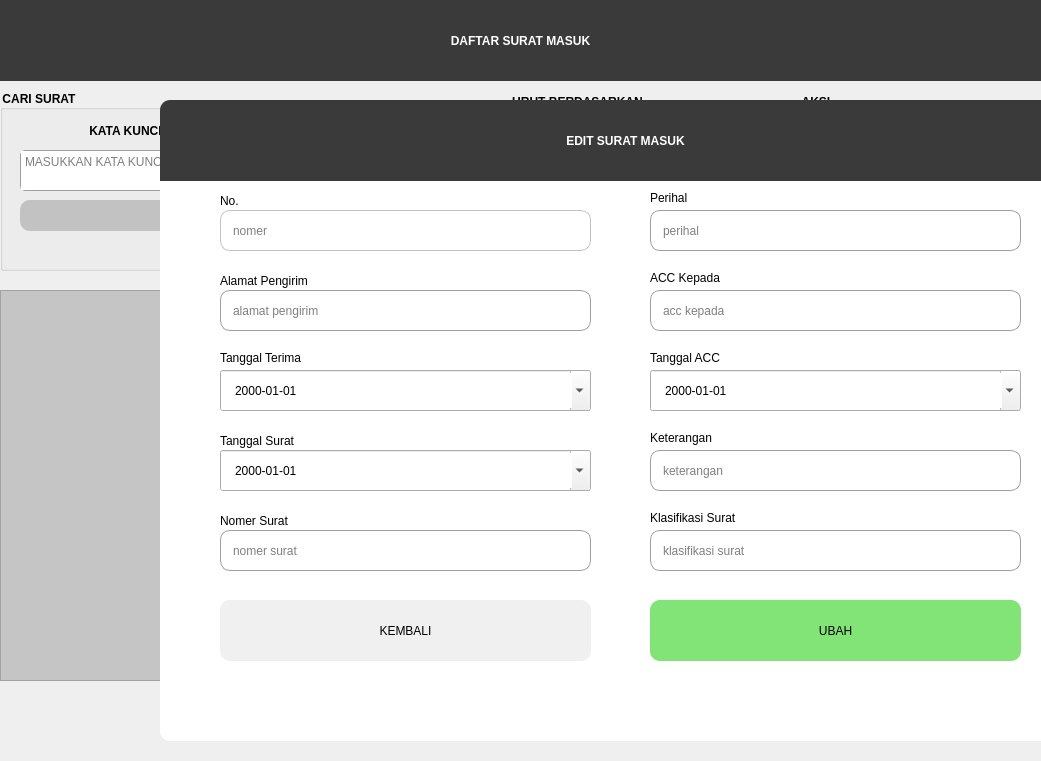
   <widget class="QWidget" name="dashboard" native="true">
    <property name="enabled">
     <bool>true</bool>
    </property>
    <property name="geometry">
     <rect>
      <x>320</x>
      <y>0</y>
      <width>1041</width>
      <height>761</height>
     </rect>
    </property>
    <property name="styleSheet">
     <string notr="true">QWidget#dashboard{
	background-color: #ffffff;
}</string>
    </property>
    <widget class="QLabel" name="h1">
     <property name="geometry">
      <rect>
       <x>0</x>
       <y>0</y>
       <width>1041</width>
       <height>81</height>
      </rect>
     </property>
     <property name="styleSheet">
      <string notr="true">QLabel#h1{
	background-color: rgb(58,58,58);
	color: #ffffff;
	font: 30pt &quot;Comic Sans MS&quot;;
	font-weight: bold;
}</string>
     </property>
     <property name="text">
      <string>DAFTAR SURAT MASUK</string>
     </property>
     <property name="alignment">
      <set>Qt::AlignCenter</set>
     </property>
    </widget>
    <widget class="QTableView" name="tabelsmasuk">
     <property name="geometry">
      <rect>
       <x>0</x>
       <y>290</y>
       <width>1031</width>
       <height>391</height>
      </rect>
     </property>
     <property name="sizePolicy">
      <sizepolicy hsizetype="Expanding" vsizetype="Expanding">
       <horstretch>0</horstretch>
       <verstretch>0</verstretch>
      </sizepolicy>
     </property>
     <property name="cursor" stdset="0">
      <cursorShape>PointingHandCursor</cursorShape>
     </property>
     <property name="styleSheet">
      <string notr="true">QTableView#tabelsmasuk{
background-color: rgba(58,58,58,60);
	font: 8pt &quot;Comic Sans MS&quot;;
}</string>
     </property>
     <property name="frameShape">
      <enum>QFrame::StyledPanel</enum>
     </property>
     <property name="frameShadow">
      <enum>QFrame::Sunken</enum>
     </property>
     <property name="verticalScrollBarPolicy">
      <enum>Qt::ScrollBarAsNeeded</enum>
     </property>
     <property name="sizeAdjustPolicy">
      <enum>QAbstractScrollArea::AdjustIgnored</enum>
     </property>
     <property name="editTriggers">
      <set>QAbstractItemView::SelectedClicked</set>
     </property>
     <property name="tabKeyNavigation">
      <bool>false</bool>
     </property>
     <property name="showDropIndicator" stdset="0">
      <bool>false</bool>
     </property>
     <property name="dragDropOverwriteMode">
      <bool>false</bool>
     </property>
     <property name="selectionMode">
      <enum>QAbstractItemView::MultiSelection</enum>
     </property>
     <property name="selectionBehavior">
      <enum>QAbstractItemView::SelectRows</enum>
     </property>
     <property name="textElideMode">
      <enum>Qt::ElideNone</enum>
     </property>
     <property name="showGrid">
      <bool>true</bool>
     </property>
     <property name="gridStyle">
      <enum>Qt::SolidLine</enum>
     </property>
     <property name="sortingEnabled">
      <bool>false</bool>
     </property>
     <property name="wordWrap">
      <bool>true</bool>
     </property>
    </widget>
    <widget class="QGroupBox" name="groupBox">
     <property name="geometry">
      <rect>
       <x>0</x>
       <y>90</y>
       <width>501</width>
       <height>181</height>
      </rect>
     </property>
     <property name="styleSheet">
      <string notr="true">QGroupBox#groupBox{
	font: 14pt &quot;Comic Sans MS&quot;;
	font-weight: bold;
}</string>
     </property>
     <property name="title">
      <string>CARI SURAT</string>
     </property>
     <widget class="QComboBox" name="kategori">
      <property name="geometry">
       <rect>
        <x>320</x>
        <y>60</y>
        <width>151</width>
        <height>41</height>
       </rect>
      </property>
      <property name="cursor">
       <cursorShape>PointingHandCursor</cursorShape>
      </property>
      <property name="styleSheet">
       <string notr="true">QComboBox#kategori{
	background-color: rgba(58,58,58,60);
	border-radius: 10px;
	color: #ffffff;
	font: 12pt &quot;Comic Sans MS&quot;;
}</string>
      </property>
      <property name="currentText">
       <string>NO</string>
      </property>
      <property name="maxCount">
       <number>10</number>
      </property>
      <item>
       <property name="text">
        <string>NO</string>
       </property>
      </item>
      <item>
       <property name="text">
        <string>ALAMAT PENGIRIM</string>
       </property>
      </item>
      <item>
       <property name="text">
        <string>TANGGAL TERIMA</string>
       </property>
      </item>
      <item>
       <property name="text">
        <string>TANGGAL SURAT</string>
       </property>
      </item>
      <item>
       <property name="text">
        <string>NOMOR SURAT</string>
       </property>
      </item>
      <item>
       <property name="text">
        <string>PERIHAL</string>
       </property>
      </item>
      <item>
       <property name="text">
        <string>ACC KEPADA</string>
       </property>
      </item>
      <item>
       <property name="text">
        <string>TANGGAL ACC</string>
       </property>
      </item>
      <item>
       <property name="text">
        <string>KETERANGAN</string>
       </property>
      </item>
      <item>
       <property name="text">
        <string>KLASIFIKASI SURAT</string>
       </property>
      </item>
     </widget>
     <widget class="QLabel" name="kategorilabel">
      <property name="geometry">
       <rect>
        <x>320</x>
        <y>30</y>
        <width>151</width>
        <height>21</height>
       </rect>
      </property>
      <property name="styleSheet">
       <string notr="true">QLabel#kategorilabel{
	font: 12pt &quot;Comic Sans MS&quot;;
font-weight: 700;
}</string>
      </property>
      <property name="text">
       <string>BERDASARKAN</string>
      </property>
      <property name="alignment">
       <set>Qt::AlignCenter</set>
      </property>
     </widget>
     <widget class="QLabel" name="katakuncilabel">
      <property name="geometry">
       <rect>
        <x>50</x>
        <y>30</y>
        <width>151</width>
        <height>21</height>
       </rect>
      </property>
      <property name="styleSheet">
       <string notr="true">QLabel#katakuncilabel{
	font: 12pt &quot;Comic Sans MS&quot;;
font-weight: 700;
}</string>
      </property>
      <property name="text">
       <string>KATA KUNCI</string>
      </property>
      <property name="alignment">
       <set>Qt::AlignCenter</set>
      </property>
     </widget>
     <widget class="QPushButton" name="cari">
      <property name="geometry">
       <rect>
        <x>20</x>
        <y>110</y>
        <width>451</width>
        <height>31</height>
       </rect>
      </property>
      <property name="cursor">
       <cursorShape>PointingHandCursor</cursorShape>
      </property>
      <property name="styleSheet">
       <string notr="true">QPushButton#cari{
	background-color: rgba(58,58,58,60);
	color: #ffffff;
	border-radius: 10px;
color: #ffffff;
	font: 14pt &quot;Comic Sans MS&quot;;
}</string>
      </property>
      <property name="text">
       <string>CARI</string>
      </property>
     </widget>
     <widget class="QTextEdit" name="kwtextedit">
      <property name="geometry">
       <rect>
        <x>20</x>
        <y>60</y>
        <width>291</width>
        <height>41</height>
       </rect>
      </property>
      <property name="styleSheet">
       <string notr="true">QTextEdit#kwtextedit{
	border-radius: 5px;
	border: 1px solid #9f9f9f;
	font: 10pt &quot;Comic Sans MS&quot;;
}</string>
      </property>
      <property name="placeholderText">
       <string>MASUKKAN KATA KUNCI</string>
      </property>
     </widget>
     <widget class="QLabel" name="searchresult">
      <property name="geometry">
       <rect>
        <x>20</x>
        <y>140</y>
        <width>451</width>
        <height>31</height>
       </rect>
      </property>
      <property name="styleSheet">
       <string notr="true">QLabel#searchresult{
	color: #ff0000;
	font: 10pt &quot;Comic Sans MS&quot;;
}</string>
      </property>
      <property name="text">
       <string/>
      </property>
      <property name="alignment">
       <set>Qt::AlignCenter</set>
      </property>
     </widget>
    </widget>
    <widget class="QGroupBox" name="groupBox_2">
     <property name="geometry">
      <rect>
       <x>510</x>
       <y>93</y>
       <width>281</width>
       <height>91</height>
      </rect>
     </property>
     <property name="styleSheet">
      <string notr="true">QGroupBox#groupBox_2{
	font: 12pt &quot;Comic Sans MS&quot;;
	font-weight: bold;
}</string>
     </property>
     <property name="title">
      <string>URUT BERDASARKAN</string>
     </property>
     <widget class="QComboBox" name="urutkan">
      <property name="geometry">
       <rect>
        <x>10</x>
        <y>30</y>
        <width>211</width>
        <height>41</height>
       </rect>
      </property>
      <property name="cursor">
       <cursorShape>PointingHandCursor</cursorShape>
      </property>
      <property name="styleSheet">
       <string notr="true">QComboBox#urutkan{
	background-color: rgba(58,58,58,60);
	border-radius: 10px;
	color: #ffffff;
	font: 12pt &quot;Comic Sans MS&quot;;
}</string>
      </property>
      <item>
       <property name="text">
        <string>NO</string>
       </property>
      </item>
      <item>
       <property name="text">
        <string>ALAMAT PENGIRIM</string>
       </property>
      </item>
      <item>
       <property name="text">
        <string>TANGGAL TERIMA</string>
       </property>
      </item>
      <item>
       <property name="text">
        <string>TANGGAL SURAT</string>
       </property>
      </item>
      <item>
       <property name="text">
        <string>NO SURAT</string>
       </property>
      </item>
      <item>
       <property name="text">
        <string>PERIHAL</string>
       </property>
      </item>
      <item>
       <property name="text">
        <string>ACC KEPADA</string>
       </property>
      </item>
      <item>
       <property name="text">
        <string>TANGGAL ACC</string>
       </property>
      </item>
      <item>
       <property name="text">
        <string>KETERANGAN</string>
       </property>
      </item>
      <item>
       <property name="text">
        <string>KLASIFIKASI SURAT</string>
       </property>
      </item>
     </widget>
     <widget class="QRadioButton" name="az">
      <property name="geometry">
       <rect>
        <x>230</x>
        <y>30</y>
        <width>61</width>
        <height>17</height>
       </rect>
      </property>
      <property name="cursor">
       <cursorShape>PointingHandCursor</cursorShape>
      </property>
      <property name="styleSheet">
       <string notr="true">QRadioButton#az{
font: 8pt &quot;Comic Sans MS&quot;;
}</string>
      </property>
      <property name="text">
       <string>A-Z</string>
      </property>
      <property name="checked">
       <bool>true</bool>
      </property>
     </widget>
     <widget class="QRadioButton" name="za">
      <property name="geometry">
       <rect>
        <x>230</x>
        <y>50</y>
        <width>82</width>
        <height>17</height>
       </rect>
      </property>
      <property name="cursor">
       <cursorShape>PointingHandCursor</cursorShape>
      </property>
      <property name="styleSheet">
       <string notr="true">QRadioButton#za{
font: 8pt &quot;Comic Sans MS&quot;;
}</string>
      </property>
      <property name="text">
       <string>Z-A</string>
      </property>
     </widget>
    </widget>
    <widget class="QGroupBox" name="groupBox_3">
     <property name="geometry">
      <rect>
       <x>800</x>
       <y>93</y>
       <width>231</width>
       <height>91</height>
      </rect>
     </property>
     <property name="styleSheet">
      <string notr="true">QGroupBox#groupBox_3{
	font: 12pt &quot;Comic Sans MS&quot;;
	font-weight: bold;
}</string>
     </property>
     <property name="title">
      <string>AKSI</string>
     </property>
     <widget class="QPushButton" name="edit">
      <property name="geometry">
       <rect>
        <x>15</x>
        <y>30</y>
        <width>91</width>
        <height>41</height>
       </rect>
      </property>
      <property name="cursor">
       <cursorShape>PointingHandCursor</cursorShape>
      </property>
      <property name="styleSheet">
       <string notr="true">QPushButton#edit{
	border-radius: 10px;
	background-color: rgba(0,255,0, 150);	
	font: 13pt &quot;Comic Sans MS&quot;;
}</string>
      </property>
      <property name="text">
       <string>EDIT</string>
      </property>
     </widget>
     <widget class="QPushButton" name="hapus">
      <property name="geometry">
       <rect>
        <x>118</x>
        <y>30</y>
        <width>91</width>
        <height>41</height>
       </rect>
      </property>
      <property name="cursor">
       <cursorShape>PointingHandCursor</cursorShape>
      </property>
      <property name="styleSheet">
       <string notr="true">QPushButton#hapus{
	border-radius: 10px;
	background-color: rgba(255,0,0, 150);	
	font: 13pt &quot;Comic Sans MS&quot;;
}</string>
      </property>
      <property name="text">
       <string>HAPUS</string>
      </property>
     </widget>
    </widget>
    <widget class="QPushButton" name="refresh">
     <property name="geometry">
      <rect>
       <x>510</x>
       <y>200</y>
       <width>521</width>
       <height>71</height>
      </rect>
     </property>
     <property name="cursor">
      <cursorShape>PointingHandCursor</cursorShape>
     </property>
     <property name="styleSheet">
      <string notr="true">QPushButton#refresh{
	border-radius: 10px;
	background-color: rgba(58,58,58,60);
	color: #ffffff;
	font: 20pt &quot;Comic Sans MS&quot;;
	font-weight: bold;
}</string>
     </property>
     <property name="text">
      <string>REFRESH</string>
     </property>
    </widget>
    <widget class="QLabel" name="information_2">
     <property name="geometry">
      <rect>
       <x>0</x>
       <y>680</y>
       <width>1041</width>
       <height>51</height>
      </rect>
     </property>
     <property name="styleSheet">
      <string notr="true">QLabel#information_2{
font: 16pt &quot;Comic Sans MS&quot;;
color: #00ff00;
font-weight: bold;
}</string>
     </property>
     <property name="text">
      <string/>
     </property>
     <property name="alignment">
      <set>Qt::AlignCenter</set>
     </property>
    </widget>
    <widget class="QWidget" name="editwidget" native="true">
     <property name="geometry">
      <rect>
       <x>160</x>
       <y>100</y>
       <width>931</width>
       <height>641</height>
      </rect>
     </property>
     <property name="styleSheet">
      <string notr="true">QWidget#editwidget{
	background-color: #ffffff;
	border-radius: 10px;
}</string>
     </property>
     <widget class="QLabel" name="h1_2">
      <property name="geometry">
       <rect>
        <x>0</x>
        <y>0</y>
        <width>931</width>
        <height>81</height>
       </rect>
      </property>
      <property name="styleSheet">
       <string notr="true">QLabel#h1_2{
	background-color: rgb(58,58,58);
	color: #ffffff;
	font: 30pt &quot;Comic Sans MS&quot;;
	font-weight: bold;
	border-top-left-radius: 10px;
	border-top-right-radius: 10px;
}</string>
      </property>
      <property name="text">
       <string>EDIT SURAT MASUK</string>
      </property>
      <property name="alignment">
       <set>Qt::AlignCenter</set>
      </property>
     </widget>
     <widget class="QLabel" name="label_12">
      <property name="geometry">
       <rect>
        <x>490</x>
        <y>410</y>
        <width>151</width>
        <height>16</height>
       </rect>
      </property>
      <property name="styleSheet">
       <string notr="true">QLabel#label_10{
	font: 10pt &quot;Comic Sans MS&quot;;
}</string>
      </property>
      <property name="text">
       <string>Klasifikasi Surat</string>
      </property>
     </widget>
     <widget class="QDateEdit" name="edittglterima">
      <property name="geometry">
       <rect>
        <x>60</x>
        <y>270</y>
        <width>371</width>
        <height>41</height>
       </rect>
      </property>
      <property name="styleSheet">
       <string notr="true">QDateEdit#edittglterima{
	font: 10pt &quot;Comic Sans MS&quot;;
	padding-left: 10px;
}</string>
      </property>
      <property name="buttonSymbols">
       <enum>QAbstractSpinBox::NoButtons</enum>
      </property>
      <property name="displayFormat">
       <string>yyyy-MM-dd</string>
      </property>
      <property name="calendarPopup">
       <bool>true</bool>
      </property>
     </widget>
     <widget class="QLabel" name="label_13">
      <property name="geometry">
       <rect>
        <x>60</x>
        <y>90</y>
        <width>71</width>
        <height>21</height>
       </rect>
      </property>
      <property name="styleSheet">
       <string notr="true">QLabel#label{
	font: 10pt &quot;Comic Sans MS&quot;;
}</string>
      </property>
      <property name="text">
       <string>No.</string>
      </property>
     </widget>
     <widget class="QLabel" name="label_14">
      <property name="geometry">
       <rect>
        <x>60</x>
        <y>250</y>
        <width>111</width>
        <height>16</height>
       </rect>
      </property>
      <property name="styleSheet">
       <string notr="true">QLabel#label_7{
	font: 10pt &quot;Comic Sans MS&quot;;
}</string>
      </property>
      <property name="text">
       <string>Tanggal Terima</string>
      </property>
     </widget>
     <widget class="QLineEdit" name="editnosurat">
      <property name="geometry">
       <rect>
        <x>60</x>
        <y>430</y>
        <width>371</width>
        <height>41</height>
       </rect>
      </property>
      <property name="styleSheet">
       <string notr="true">QLineEdit#editnosurat{
	border-radius: 10px;
	border: 1px solid #9f9f9f;
	font: 12pt &quot;Comic Sans MS&quot;;
	padding-left: 10px;
}
QLineEdit#editnosurat:hover{
	border: 1px solid #000000;
}</string>
      </property>
      <property name="placeholderText">
       <string>nomer surat</string>
      </property>
     </widget>
     <widget class="QLineEdit" name="editklasifikasi">
      <property name="geometry">
       <rect>
        <x>490</x>
        <y>430</y>
        <width>371</width>
        <height>41</height>
       </rect>
      </property>
      <property name="styleSheet">
       <string notr="true">QLineEdit#editklasifikasi{
	border-radius: 10px;
	border: 1px solid #9f9f9f;
	font: 12pt &quot;Comic Sans MS&quot;;
	padding-left: 10px;
}
QLineEdit#editklasifikasi:hover{
	border: 1px solid #000000;
}</string>
      </property>
      <property name="placeholderText">
       <string>klasifikasi surat</string>
      </property>
     </widget>
     <widget class="QLineEdit" name="editperihal">
      <property name="geometry">
       <rect>
        <x>490</x>
        <y>110</y>
        <width>371</width>
        <height>41</height>
       </rect>
      </property>
      <property name="styleSheet">
       <string notr="true">QLineEdit#editperihal{
	border-radius: 10px;
	border: 1px solid #9f9f9f;
	font: 12pt &quot;Comic Sans MS&quot;;
	padding-left: 10px;
}
QLineEdit#editperihal:hover{
	border: 1px solid #000000;
}</string>
      </property>
      <property name="placeholderText">
       <string>perihal</string>
      </property>
     </widget>
     <widget class="QLabel" name="label_15">
      <property name="geometry">
       <rect>
        <x>60</x>
        <y>170</y>
        <width>121</width>
        <height>21</height>
       </rect>
      </property>
      <property name="styleSheet">
       <string notr="true">QLabel#label_2{
	font: 10pt &quot;Comic Sans MS&quot;;
}</string>
      </property>
      <property name="text">
       <string>Alamat Pengirim</string>
      </property>
     </widget>
     <widget class="QPushButton" name="editbtnubah">
      <property name="geometry">
       <rect>
        <x>490</x>
        <y>500</y>
        <width>371</width>
        <height>61</height>
       </rect>
      </property>
      <property name="cursor">
       <cursorShape>PointingHandCursor</cursorShape>
      </property>
      <property name="styleSheet">
       <string notr="true">QPushButton#editbtnubah{
	border-radius: 10px;
	background-color: rgb(130, 228, 118);
	font: 20pt &quot;Comic Sans MS&quot;;
}
QPushButton#editbtnubah:hover{
	background-color: rgb(122, 213, 110);
}</string>
      </property>
      <property name="text">
       <string>UBAH</string>
      </property>
     </widget>
     <widget class="QLabel" name="label_16">
      <property name="geometry">
       <rect>
        <x>490</x>
        <y>90</y>
        <width>61</width>
        <height>16</height>
       </rect>
      </property>
      <property name="styleSheet">
       <string notr="true">QLabel#label_5{
	font: 10pt &quot;Comic Sans MS&quot;;
}</string>
      </property>
      <property name="text">
       <string>Perihal</string>
      </property>
     </widget>
     <widget class="QDateEdit" name="edittglsurat">
      <property name="geometry">
       <rect>
        <x>60</x>
        <y>350</y>
        <width>371</width>
        <height>41</height>
       </rect>
      </property>
      <property name="styleSheet">
       <string notr="true">QDateEdit#edittglsurat{
	font: 10pt &quot;Comic Sans MS&quot;;
	padding-left: 10px;
}</string>
      </property>
      <property name="buttonSymbols">
       <enum>QAbstractSpinBox::NoButtons</enum>
      </property>
      <property name="displayFormat">
       <string>yyyy-MM-dd</string>
      </property>
      <property name="calendarPopup">
       <bool>true</bool>
      </property>
     </widget>
     <widget class="QLabel" name="label_17">
      <property name="geometry">
       <rect>
        <x>490</x>
        <y>170</y>
        <width>91</width>
        <height>16</height>
       </rect>
      </property>
      <property name="styleSheet">
       <string notr="true">QLabel#label_6{
	font: 10pt &quot;Comic Sans MS&quot;;
}</string>
      </property>
      <property name="text">
       <string>ACC Kepada</string>
      </property>
     </widget>
     <widget class="QDateEdit" name="edittglacc">
      <property name="geometry">
       <rect>
        <x>490</x>
        <y>270</y>
        <width>371</width>
        <height>41</height>
       </rect>
      </property>
      <property name="styleSheet">
       <string notr="true">QDateEdit#edittglacc{
	font: 10pt &quot;Comic Sans MS&quot;;
	padding-left: 10px;
}</string>
      </property>
      <property name="displayFormat">
       <string>yyyy-MM-dd</string>
      </property>
      <property name="calendarPopup">
       <bool>true</bool>
      </property>
     </widget>
     <widget class="QLabel" name="label_18">
      <property name="geometry">
       <rect>
        <x>60</x>
        <y>410</y>
        <width>121</width>
        <height>21</height>
       </rect>
      </property>
      <property name="styleSheet">
       <string notr="true">QLabel#label_4{
	font: 10pt &quot;Comic Sans MS&quot;;
}</string>
      </property>
      <property name="text">
       <string>Nomer Surat</string>
      </property>
     </widget>
     <widget class="QLabel" name="label_19">
      <property name="geometry">
       <rect>
        <x>490</x>
        <y>330</y>
        <width>91</width>
        <height>16</height>
       </rect>
      </property>
      <property name="styleSheet">
       <string notr="true">QLabel#label_9{
	font: 10pt &quot;Comic Sans MS&quot;;
}</string>
      </property>
      <property name="text">
       <string>Keterangan</string>
      </property>
     </widget>
     <widget class="QLabel" name="label_20">
      <property name="geometry">
       <rect>
        <x>60</x>
        <y>330</y>
        <width>121</width>
        <height>21</height>
       </rect>
      </property>
      <property name="styleSheet">
       <string notr="true">QLabel#label_3{
	font: 10pt &quot;Comic Sans MS&quot;;
}</string>
      </property>
      <property name="text">
       <string>Tanggal Surat</string>
      </property>
     </widget>
     <widget class="QLabel" name="label_21">
      <property name="geometry">
       <rect>
        <x>490</x>
        <y>250</y>
        <width>91</width>
        <height>16</height>
       </rect>
      </property>
      <property name="styleSheet">
       <string notr="true">QLabel#label_8{
	font: 10pt &quot;Comic Sans MS&quot;;
}</string>
      </property>
      <property name="text">
       <string>Tanggal ACC</string>
      </property>
     </widget>
     <widget class="QLineEdit" name="editno">
      <property name="geometry">
       <rect>
        <x>60</x>
        <y>110</y>
        <width>371</width>
        <height>41</height>
       </rect>
      </property>
      <property name="styleSheet">
       <string notr="true">QLineEdit#editno{
	border-radius: 10px;
	border: 1px solid #9f9f9f9f;
	font: 12pt &quot;Comic Sans MS&quot;;
	padding-left: 10px;
}
QLineEdit#editno:hover{
	border: 1px solid #000000;
}</string>
      </property>
      <property name="readOnly">
       <bool>true</bool>
      </property>
      <property name="placeholderText">
       <string>nomer</string>
      </property>
     </widget>
     <widget class="QLineEdit" name="editacckepada">
      <property name="geometry">
       <rect>
        <x>490</x>
        <y>190</y>
        <width>371</width>
        <height>41</height>
       </rect>
      </property>
      <property name="styleSheet">
       <string notr="true">QLineEdit#editacckepada{
	border-radius: 10px;
	border: 1px solid #9f9f9f;
	font: 12pt &quot;Comic Sans MS&quot;;
	padding-left: 10px;
}
QLineEdit#editacckepada:hover{
	border: 1px solid #000000;
}</string>
      </property>
      <property name="placeholderText">
       <string>acc kepada</string>
      </property>
     </widget>
     <widget class="QLineEdit" name="editalamatpengirim">
      <property name="geometry">
       <rect>
        <x>60</x>
        <y>190</y>
        <width>371</width>
        <height>41</height>
       </rect>
      </property>
      <property name="styleSheet">
       <string notr="true">QLineEdit#editalamatpengirim{
	border-radius: 10px;
	border: 1px solid #9f9f9f;
	font: 12pt &quot;Comic Sans MS&quot;;
	padding-left: 10px;
}
QLineEdit#editalamatpengirim:hover{
	border: 1px solid #000000;
}</string>
      </property>
      <property name="placeholderText">
       <string>alamat pengirim</string>
      </property>
     </widget>
     <widget class="QLineEdit" name="editketerangan">
      <property name="geometry">
       <rect>
        <x>490</x>
        <y>350</y>
        <width>371</width>
        <height>41</height>
       </rect>
      </property>
      <property name="styleSheet">
       <string notr="true">QLineEdit#editketerangan{
	border-radius: 10px;
	border: 1px solid #9f9f9f;
	font: 12pt &quot;Comic Sans MS&quot;;
	padding-left: 10px;
}
QLineEdit#editketerangan:hover{
	border: 1px solid #000000;
}</string>
      </property>
      <property name="placeholderText">
       <string>keterangan</string>
      </property>
     </widget>
     <widget class="QPushButton" name="editkembali">
      <property name="geometry">
       <rect>
        <x>60</x>
        <y>500</y>
        <width>371</width>
        <height>61</height>
       </rect>
      </property>
      <property name="cursor">
       <cursorShape>PointingHandCursor</cursorShape>
      </property>
      <property name="styleSheet">
       <string notr="true">QPushButton#editkembali{
	border-radius: 10px;
	background-color:rgb(240, 240, 240);
	font: 20pt &quot;Comic Sans MS&quot;;
}
QPushButton#editkembali:hover{
	background-color: rgb(223, 223, 223);
}</string>
      </property>
      <property name="text">
       <string>KEMBALI</string>
      </property>
     </widget>
     <widget class="QLabel" name="editwarning">
      <property name="geometry">
       <rect>
        <x>60</x>
        <y>570</y>
        <width>801</width>
        <height>51</height>
       </rect>
      </property>
      <property name="styleSheet">
       <string notr="true">QLabel#editwarning{
font: 16pt &quot;Comic Sans MS&quot;;
color: #ff0000;
font-weight: bold;
}</string>
      </property>
      <property name="text">
       <string/>
      </property>
      <property name="alignment">
       <set>Qt::AlignCenter</set>
      </property>
     </widget>
    </widget>
   </widget>
